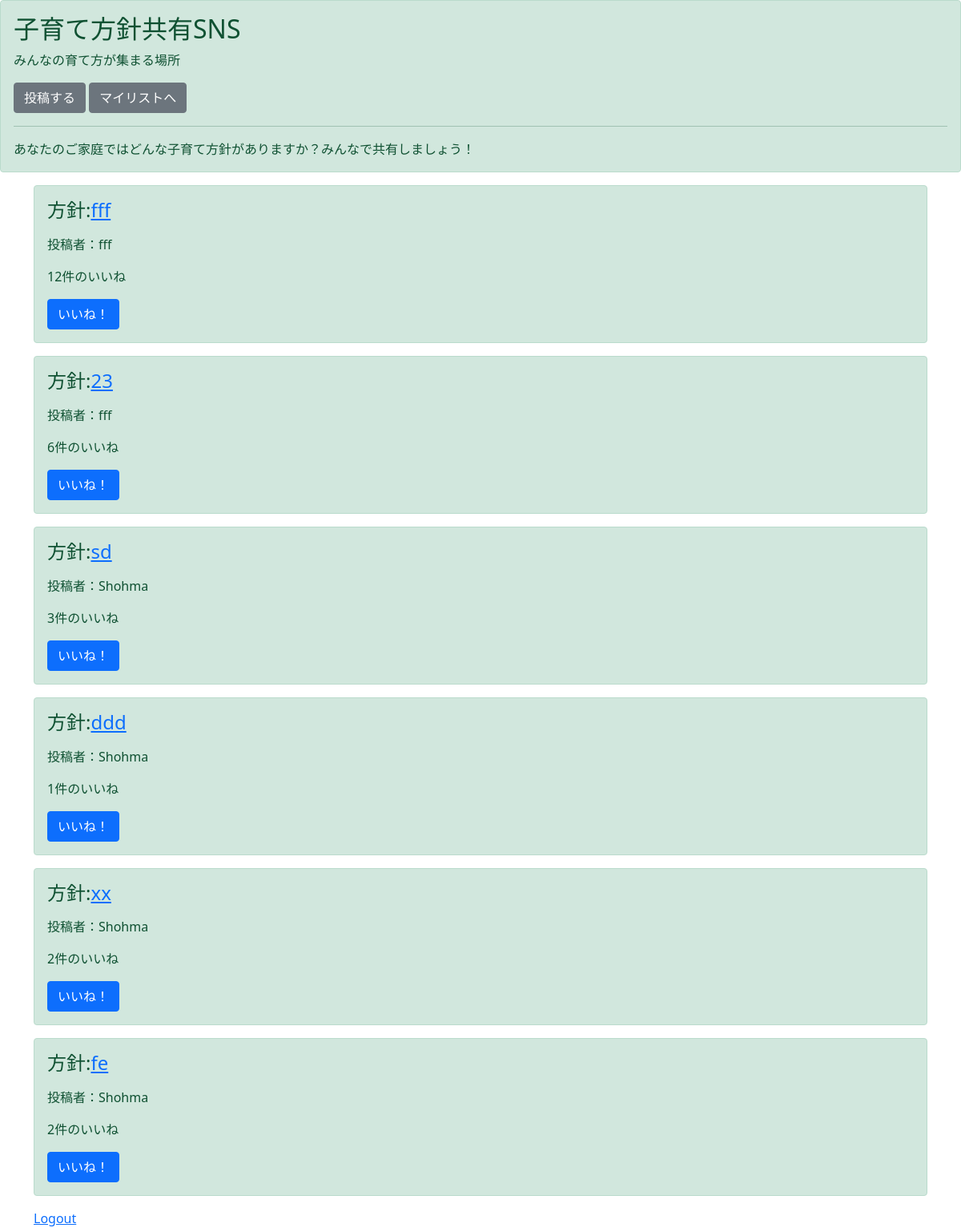
Screenshot of /list/ (signed in) with the database file from the repository.
### boardapp/models.py (models this page shows, shortened)
class BoadModel(models.Model):
    title = models.CharField(max_length=100)
    content = models.TextField()
    contributor = models.CharField(max_length=20)
    good = models.IntegerField(null=True, blank=True, default=1)
    priority = models.CharField(max_length=10,choices=CHOICE)

### boardapp/views.py (the view)
# urls.py: path('list/', listfunc, name='list'),
@login_required
def listfunc(request):
    object_list = BoadModel.objects.all()
    return render(request, 'list.html', {'object_list':object_list})

### templates/list.html
{% extends 'base.html' %}
{% block header %}
<div class="alert alert-success" role="alert">
    <h2 class="alert-heading">子育て方針共有SNS</h2>
    <p> みんなの育て方が集まる場所</p>
    <a class="btn btn-secondary" role="button" href="{%  url 'create' %}" >投稿する</a>
    <a class="btn btn-secondary" role="button" href="{% url 'create' %}" >マイリストへ</a>
    <hr>
    <p class="mb-0">あなたのご家庭ではどんな子育て方針がありますか？みんなで共有しましょう！</p>
</div>
{% endblock header %}
{% block content %}
<div class='container'>
    {% for item in object_list %}
        <div class="alert alert-success" role="alert">
            <h4>方針:<a href="{% url 'detail' item.pk %}">{{ item.title }}</a></h4></p>
            <p>投稿者：{{ item.contributor }}</p>
            <p>{{ item.good }}件のいいね</p>
            <a class="btn btn-primary" role="button" href="{% url 'good' item.pk %}" >いいね！</a>
        </div>
    {% endfor %}
    <a href="{% url 'logout' %}" role="button">Logout</a>
</div>
{% endblock content %}

### rows the page displays
BoadModel: title "fff", contributor "fff", good "12"
BoadModel: title "23", contributor "fff", good "6"
BoadModel: title "sd", contributor "Shohma", good "3"
BoadModel: title "ddd", contributor "Shohma", good "1"
BoadModel: title "xx", contributor "Shohma", good "2"
BoadModel: title "fe", contributor "Shohma", good "2"
